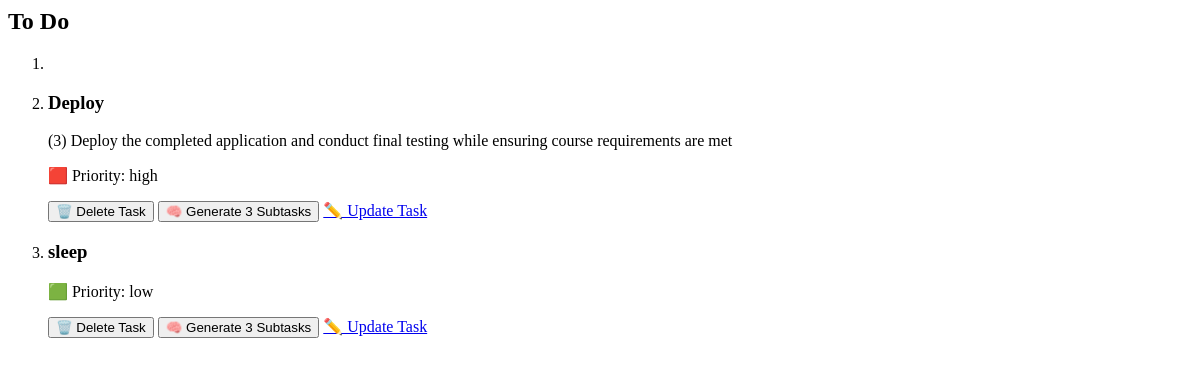
The app's page /column/To Do/html (signed in), older data.
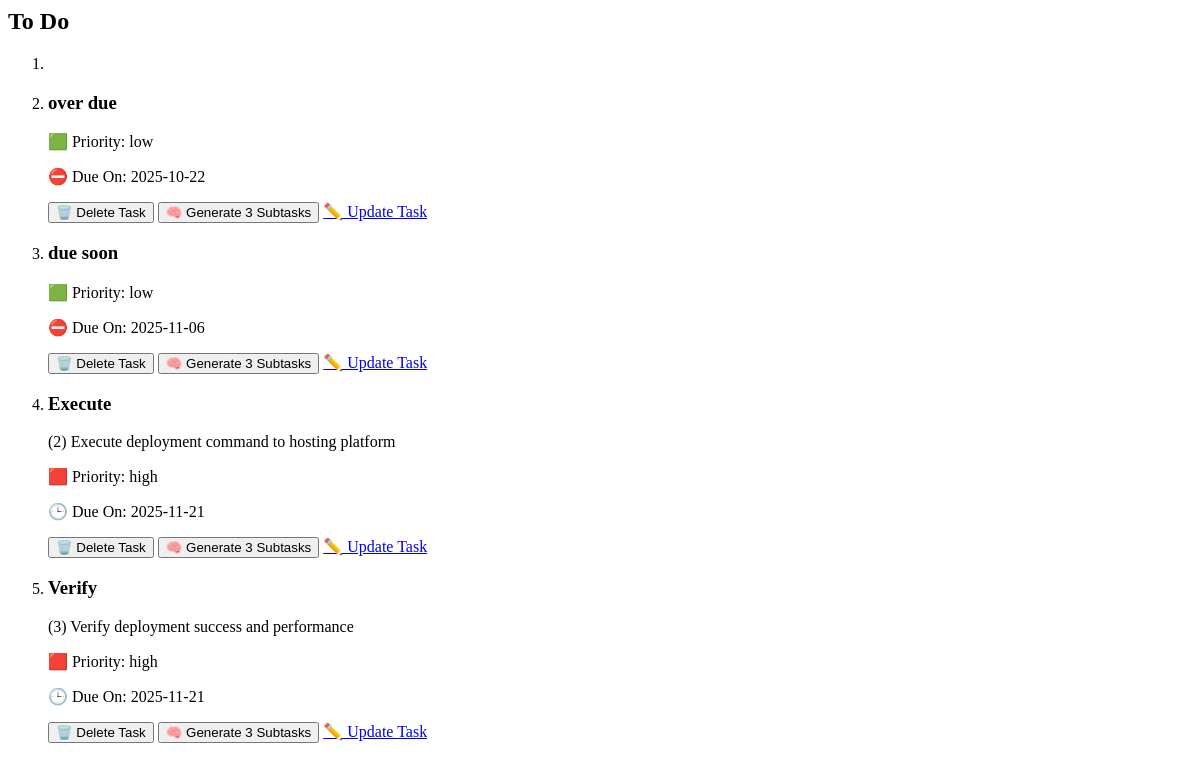
The same page, newer data.
### tables this page shows
CREATE TABLE tasks(
                id INTEGER PRIMARY KEY AUTOINCREMENT NOT NULL,
                title TEXT NOT NULL,
                user_id INTEGER NOT NULL,
                description TEXT,
                status TEXT NOT NULL DEFAULT 'To Do',
                created_at TIMESTAMP DEFAULT CURRENT_TIMESTAMP, 
                priority TEXT NOT NULL, 
                due_date DATE, parent_id INTEGER DEFAULT NULL,  
                FOREIGN KEY (user_id) REFERENCES "users_old"(id) ON DELETE CASCADE
                );

### app.py (the view)
@app.route("/column/<string:status>/html")
@login_required
def column_html(status):
    column_id = None
    if status == "To Do":
        column_id = "todo"
    elif status == "In Progress":
        column_id = "in-progress"
    elif status == "Done":
        column_id = "done"
    else:
        return jsonify({"error": f"Invalid status: {status}"}), 400
    bg_color = (
        "var(--back-todo)" if status == "To Do"
        else "var(--back-progress)" if status == "In Progress"
        else "var(--back-done)"
    )
    tasks = get_tasks_by_user(session["user_id"])
    subtasks = get_subtasks(session["user_id"])
    today, after_tommorow = get_date_deatails()
    return render_template(
        "/_column.html",
        tasks=tasks,
        subtasks=subtasks,
        column_id=column_id,
        column_title=status,
        bg_color=bg_color,
        today=today,
        after_tommorow=after_tommorow
    )

### db.py (called while the page is built)
def get_db():
    if "db" not in g:
        g.db = sqlite3.connect(
            DATABASE,
            detect_types=sqlite3.PARSE_DECLTYPES,
            check_same_thread=False
        )
        g.db.row_factory = sqlite3.Row
    return g.db

def get_tasks_by_user(user_id):
    db = get_db()
    return db.execute(
        f"SELECT * FROM tasks WHERE user_id = ? {ORDER}",
        (user_id,)).fetchall()

def get_subtasks(user_id):
    db = get_db()
    return db.execute(
        f"SELECT * FROM tasks WHERE user_id = ? AND parent_id IS NOT NULL ORDER BY parent_id",
        (user_id,)).fetchall()

### helpers.py (called while the page is built)
def login_required(f):
    @wraps(f)
    def decorated_function(*args, **kwargs):
        if session.get("user_id") is None:
            return redirect(url_for('login', next=request.url))
        return f(*args, **kwargs)
    return decorated_function

def get_date_deatails():
    today = date.today()
    after_tomorrow = today + timedelta(days=2)
    return today, after_tomorrow

### templates/_column.html (shortened to what this page needs)
<section id="{{ column_id }}-column" class="column">
    <h2 id="{{ column_id }}-heading">{{ column_title }}{{ column_emo}}</h2>
    <ol class="task-list" id="{{ column_title }}">
        <li style="background-color: {{ bg_color }}"></li>
        {% for task in tasks %}
            {% if task.status == column_title %}
                <li id="{{ task.id }}" class="task-card" draggable="{{ 'true' if task.status != 'Done' else 'false' }}">
                    <h3>{{ task.title }}</h3>
                    <p>{{ task.description }}</p>
                    {% if task.status != 'Done' %}
                        <p id="priority-{{ task.priority }}">
                            {{
                                '🟥' if task.priority == 'high'
                                else '🟩' if task.priority == 'low'
                                else '🟧'
                            }}
                            Priority: {{ task.priority }}
                        </p>
                        {% if task.due_date is not none%}
                            {% if task.due_date < today %}
                                <p id="due_date" class="over_due">⛔ Due On: {{ task.due_date }}</p>
                            {% elif task.due_date < after_tommorow %}
                                <p id="due_date" class="due_soon">⏳ Due On: {{ task.due_date }}</p>
                            {% else %}
                                <p id="due_date">🕒 Due On: {{ task.due_date }}</p>
                            {% endif %}
                        {% endif %}
                    {% endif %}
                    <div id="task-buttons">
                        <button onclick="deleteTask('{{ task.id }}')" id="delete-task">🗑️ Delete Task</button>
                        {% if task.status != 'Done' %}
                            <button id="sub-task" data-loading="false" onclick="generateTask('{{ task.id }}', this)">🧠 Generate 3 Subtasks</button>
                        {% endif %}
                        <a href="{{ url_for('editTask', id=task.id) }}" id="update-task">✏️ Update Task</a>
                    </div>
                </li>
            {% endif %}
        {% endfor %}
    </ol>
</section>

Row changes from the older to the newer data that the page shows:
removed tasks: title "Deploy", description "(3) Deploy the completed application and conduct final testing while ensuring course requirements are met", priority "🟥", priority "high"
removed tasks: title "sleep", priority "🟩", priority "low"
added tasks: title "over due", priority "🟩", priority "low", due_date "2025-10-22"
added tasks: title "due soon", priority "🟩", priority "low", due_date "2025-11-06"
added tasks: title "Execute", description "(2) Execute deployment command to hosting platform", priority "🟥", priority "high", due_date "2025-11-21"
added tasks: title "Verify", description "(3) Verify deployment success and performance", priority "🟥", priority "high", due_date "2025-11-21"
